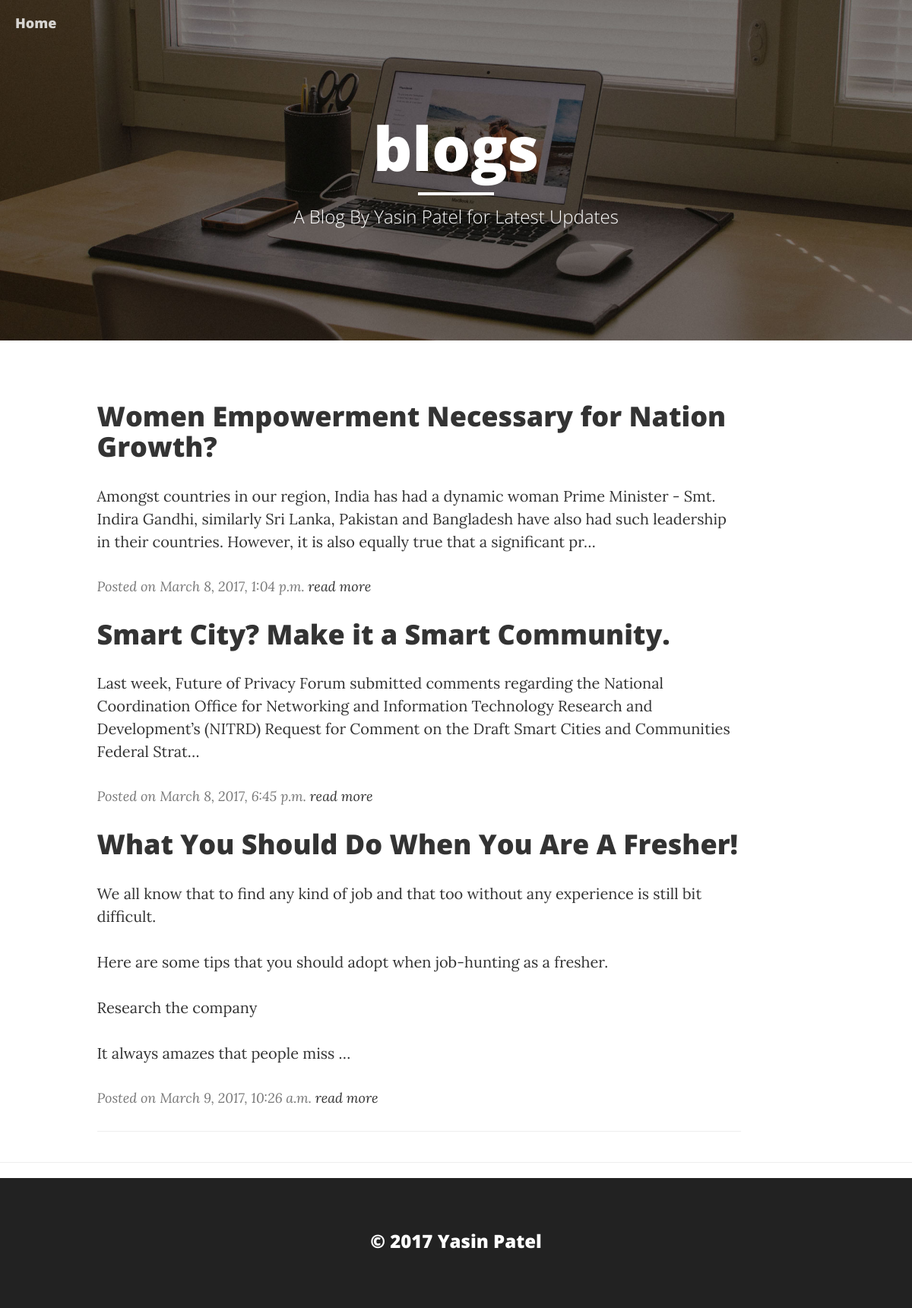
The page / on the database its author committed.
### blog/models.py (models this page shows, shortened)
class Post(BaseModel):
    author =models.ForeignKey('auth.User')
    title=models.CharField(max_length=200)
    text=models.TextField()
    created_date=models.DateTimeField(default=timezone.now)
    published_date=models.DateTimeField(blank=True,null=True)

### blog/views.py (the view)
# urls.py: url(r'^$',views.post_list,name="post_list"),
def post_list(request):
    posts =Post.objects.filter(published_date__lte=timezone.now()).order_by('published_date')
    return render(request,'blog/post_list.html',{"posts":posts})

### templates/blog/post_list.html
{% extends 'blog/layout.html' %}
{% block content %}
<div class="row">
    <div class="col-lg-9 col-md-10 col-md-offset-1">
        {% for post in posts %}
          <div class="post-preview">
              <a href="{% url 'post_details' pk=post.id %}">
                  <h3 class="post-title">
                    {{ post.title }}
                  </h3>
              </a>
                  <p class="post-subtitle">
                      {{ post.text|linebreaksbr|truncatechars:250 }}
                  </p>
              <p class="post-meta">Posted on {{ post.published_date }}
              <a href="{% url 'post_details' pk=post.id %}">read more</a>
            </p>
          </div>
        {% endfor %}
      <hr>
    </div>
</div>
{% endblock %}

### static/css/clean-blog.css (style rules this page uses)
body { font-family: 'Lora', 'Times New Roman', serif; font-size: 20px; color: #333333; }
p { line-height: 1.5; margin: 30px 0; }
p a { text-decoration: underline; }
h1, h2, h3, h4, h5, h6 { font-family: 'Open Sans', 'Helvetica Neue', Helvetica, Arial, sans-serif; font-weight: 800; }
a { color: #333333; }
.post-preview > a { color: #333333; }
.post-preview > a > .post-title { font-size: 30px; margin-top: 30px; margin-bottom: 10px; }
.post-preview > .post-meta { color: #777777; font-size: 18px; font-style: italic; margin-top: 0; }
.post-preview > .post-meta > a { text-decoration: none; color: #333333; }
@media only screen and (min-width: 768px) { .post-preview > a > .post-title { font-size: 36px; } }
body { -webkit-tap-highlight-color: #0085A1; }

### rows shown on the page
Post: title "Women Empowerment Necessary for Nation Growth?", text "Amongst countries in our region, India has had a dynamic woman Prime Minister - Smt. Indira Gandhi, similarly Sri Lanka, Pakistan and Bangladesh have also had such leadership in their countries. However, it is also equally true that a significant pr…", published_date "March 8, 2017, 1:04 p.m."
Post: title "Smart City? Make it a Smart Community.", text "Last week, Future of Privacy Forum submitted comments regarding the National Coordination Office for Networking and Information Technology Research and Development’s (NITRD) Request for Comment on the Draft Smart Cities and Communities Federal Strat…", published_date "March 8, 2017, 6:45 p.m."
Post: title "What You Should Do When You Are A Fresher!", text "We all know that to find any kind of job and that too without any experience is still bit difficult. Here are some tips that you should adopt when job-hunting as a fresher. Research the company It always amazes that people miss …", published_date "March 9, 2017, 10:26 a.m."
